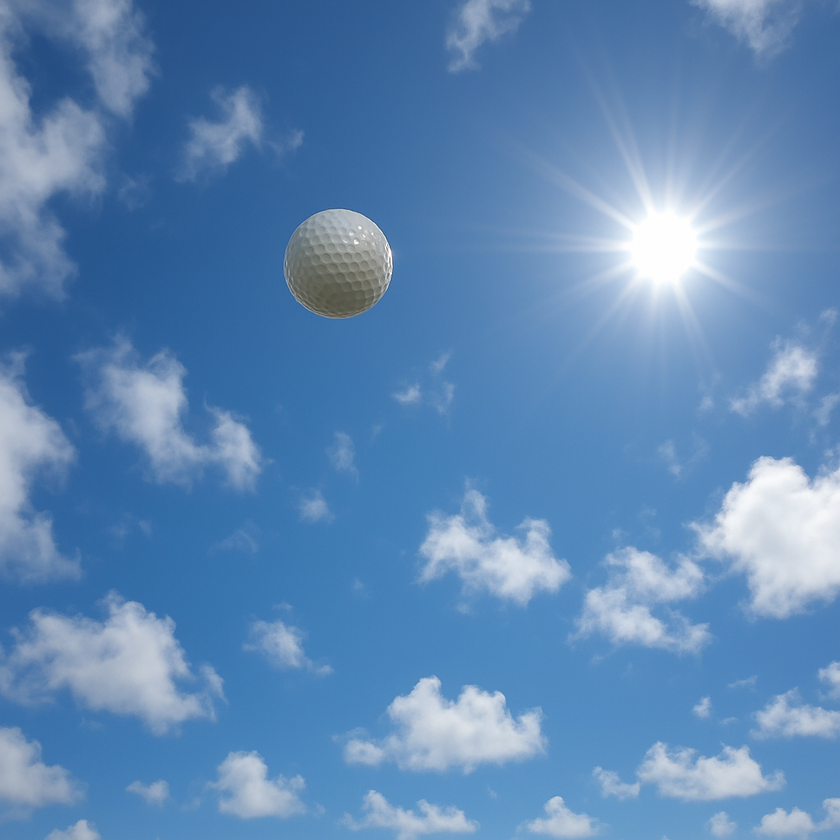
#> input picture ball_and_sun.png, 840 x 840 px, shrunk from 1024 x 1024 before the run
$ python augmented_example.py
#> lines starting #> are read from the running program, lines starting #| are printed output that depends on the picture
# -*- coding: utf-8 -*-
"""
Created on Sat Jun  7 18:21:15 2025

@author: Gavin
"""

import cv2
import random

import numpy as np
import matplotlib.pyplot as plt

seed = 0
random.seed(seed)
np.random.seed(seed)

base_image = cv2.imread('ball_and_sun.png')
#> base_image is the input picture: shape (840, 840, 3); mean B, G, R 180.7, 136.4, 95.4
num_tries = 6

fig, axes = plt.subplots(2, 3, figsize=(15, 10))
axes = axes.flatten()

for i in range(num_tries):
    image = base_image.copy()

    brightness_factor = random.uniform(0.7, 1.3)
    image = np.clip(image * brightness_factor, 0, 255).astype(np.uint8)

    if random.random() < 0.5:
        k = random.choice([3, 5, 7])
        image = cv2.GaussianBlur(image, (k, k), 0)

    rows, cols = image.shape[:2]
    angle = random.uniform(-10, 10)
    scale = random.uniform(0.9, 1.1)
    M_rot = cv2.getRotationMatrix2D((cols / 2, rows / 2), angle, scale)
    image = cv2.warpAffine(image, M_rot, (cols, rows))

    tx, ty = random.randint(-10, 10), random.randint(-10, 10)
    M_trans = np.float32([[1, 0, tx], [0, 1, ty]])
    image = cv2.warpAffine(image, M_trans, (cols, rows))

    original = image.copy()
    gray = cv2.cvtColor(image, cv2.COLOR_BGR2GRAY)
    blurred = cv2.GaussianBlur(gray, (9, 9), 2)

    _, sun_mask = cv2.threshold(blurred, 240, 255, cv2.THRESH_BINARY)
    inverse_sun_mask = 255 - sun_mask
    sun_filtered = blurred * (inverse_sun_mask // 255)

    circles = cv2.HoughCircles(
        sun_filtered,
        cv2.HOUGH_GRADIENT,
        dp=1.2,
        minDist=100,
        param1=50,
        param2=30,
        minRadius=10,
        maxRadius=100
    )

    if circles is not None:
        circles = np.round(circles[0, :]).astype("int")
        for (x, y, r) in circles:
            cv2.circle(original, (x, y), r, (0, 255, 0), 4)
            cv2.circle(original, (x, y), 2, (0, 0, 255), 3)

    original_rgb = cv2.cvtColor(original, cv2.COLOR_BGR2RGB)

    axes[i].imshow(original_rgb)
    axes[i].set_title(f"Try {i+1}")
    axes[i].axis('off')
#> this loop made 6 passes
#> circles on passes 2, 3, 5, 6: [[357, 255, 55]], [[343, 284, 52]], [[332, 260, 60]], [[347, 231, 59]]
#> pass 1, `image = np.clip(image * brightness_factor, 0, 255).astype(np.uint8)`:
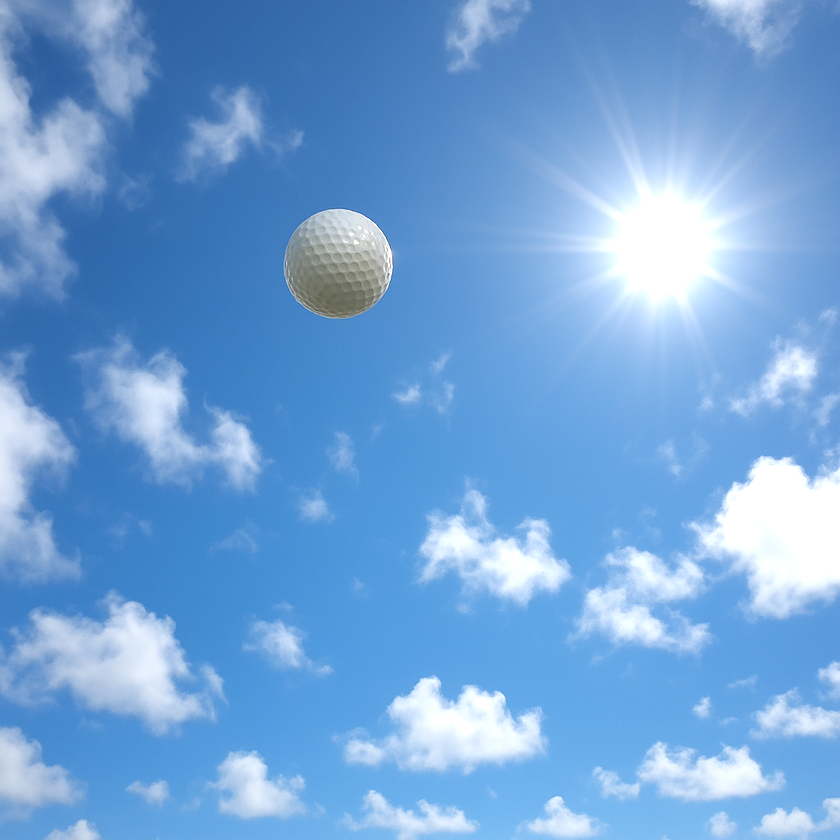
#> image: shape (840, 840, 3); mean B, G, R 216.1, 163.3, 114
#> pass 1, `image = cv2.warpAffine(image, M_trans, (cols, rows))`:
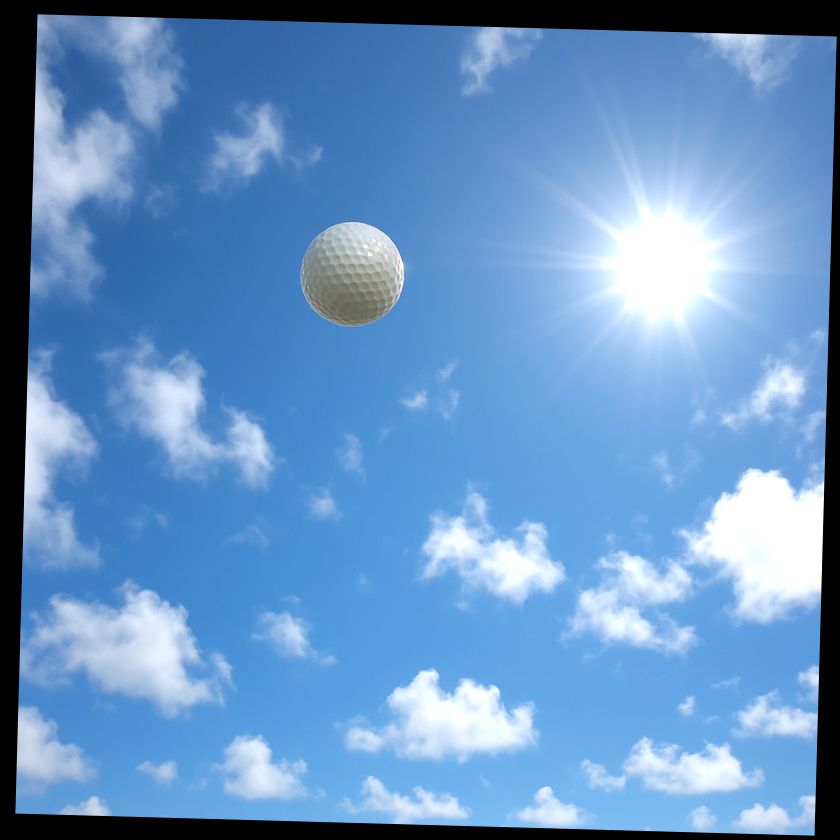
#> image: shape (840, 840, 3); mean B, G, R 195.8, 148, 103.3
#> pass 1, `gray = cv2.cvtColor(image, cv2.COLOR_BGR2GRAY)`:
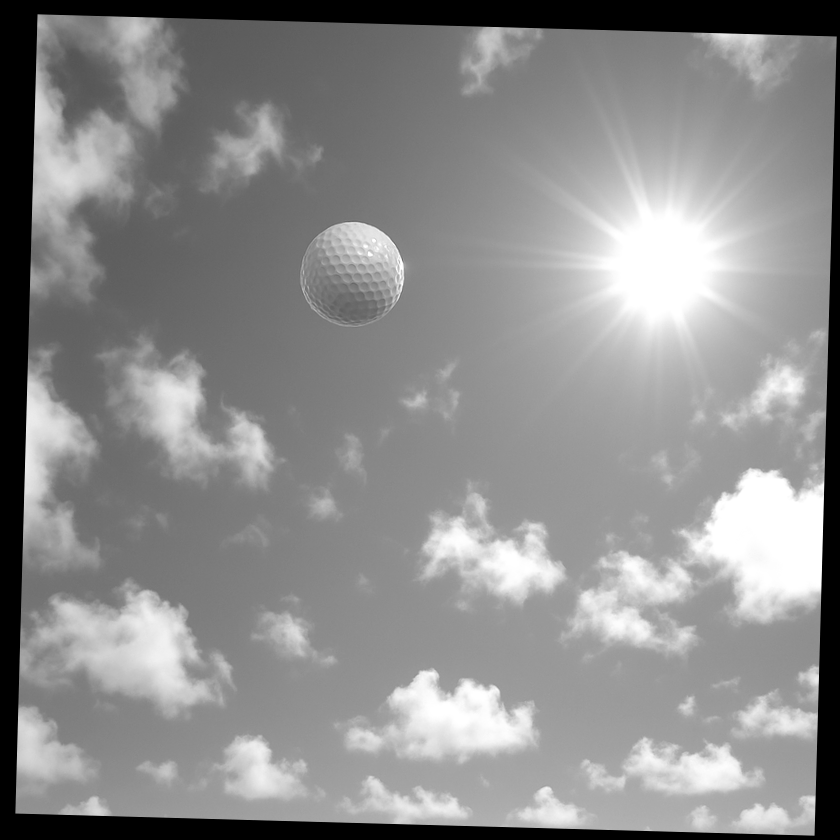
#> gray: shape (840, 840); min 0, max 255, mean 140
#> after the loop:
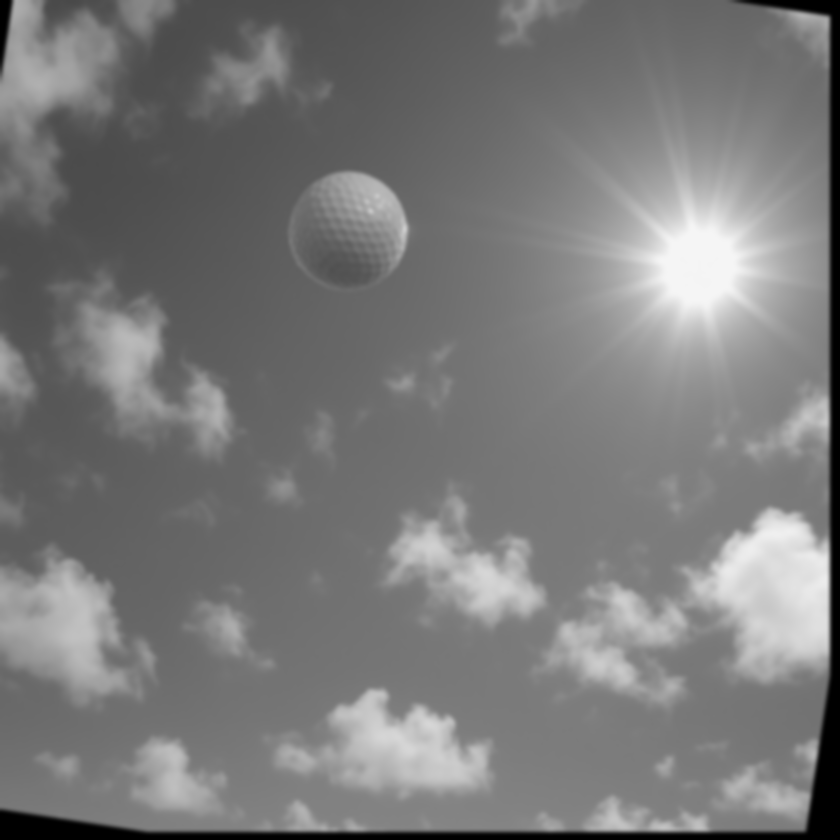
#> blurred: shape (840, 840); min 0, max 245, mean 121.3
#> after the loop:
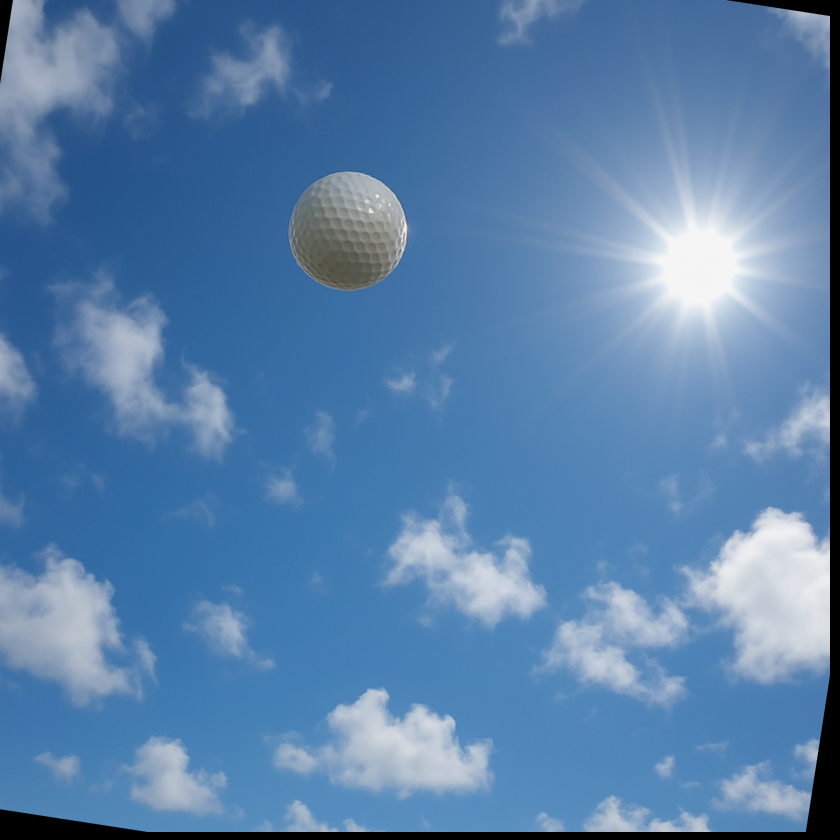
#> image: shape (840, 840, 3); mean B, G, R 170.2, 128.3, 88.9

plt.tight_layout()
plt.show()
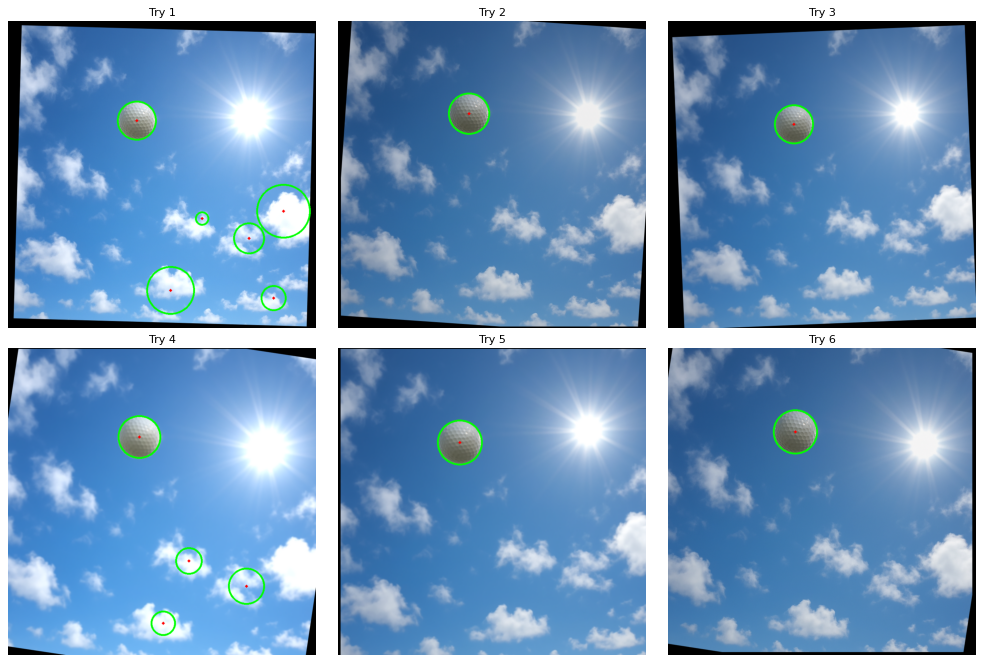
#> figure drawn by matplotlib, 6 panels
